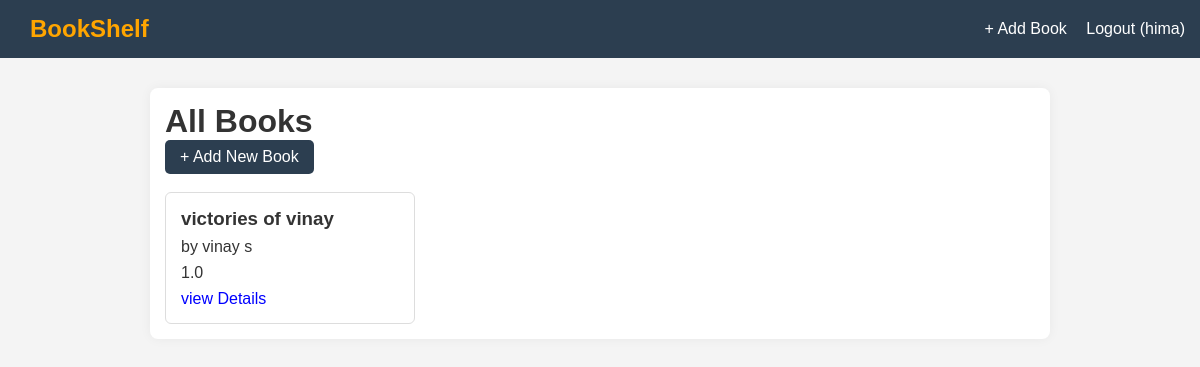
The app's page / (signed in) with its own data.
### books/models.py (models this page shows, shortened)
class Book(models.Model):
    title = models.CharField(max_length=200)
    author = models.CharField(max_length=200)
    cover = models.ImageField(upload_to='covers/', blank=True)
    description = models.TextField(blank=True)
    added_by = models.ForeignKey(
        settings.AUTH_USER_MODEL,
        on_delete=models.CASCADE,
        related_name='books'
    )
    created_at = models.DateTimeField(auto_now_add=True)

### books/views.py (the view)
# urls.py: path('', views.book_list, name='book_list'),
def book_list(request):
    books = Book.objects.select_related('added_by').annotate(
        avg_rating=Avg('reviews__rating')
    ).order_by('-created_at')
    return render(request, 'books/book_list.html', {'books': books})

### books/templates/books/book_list.html (shortened to what this page needs)
{% extends 'base.html' %}
{% block content %}
    <h1>All Books</h1>
    {% if user.is_authenticated %}
        <a class="btn" href="{% url 'book_add' %}">+ Add New Book</a>
    {% endif %}
    <br><br>
    {% if books %}
        <div class="book-list">
            {% for book in books %}
                 <div class="book-card">
                    <h3>{{book.title}}</h3>
                    <p>by {{book.author}}</p>
                    {% if book.avg_rating %}
                       <p>{{ book.avg_rating|floatformat:1}}</p>
                    {% else %}
                         <p>No reviews yet</p>
                    {% endif %}
                     <a href="{% url 'book_detail' book.pk %}">view Details</a>
                </div>
            {% endfor %}
         </div>
    {% else %}
         <p>No books added yet. Be the first!</p>
    {% endif %}
{% endblock %}

### templates/base.html (shortened to what this page needs)
{% load static %}
<!DOCTYPE html>
<html lang="en">
<head>
    <link rel="stylesheet" href="{% static 'style.css' %}">
</head>
<body>
    <nav>
        <a class="brand" href="{% url 'book_list' %}">BookShelf</a>
        <div>
            {% if user.is_authenticated %}
                <a href="{% url 'book_add' %}">+ Add Book</a>
                <a href="{% url 'logout' %}">Logout ({{ user.username }})</a>
            {% else %}
                <a href="{% url 'login' %}">Login</a>
            {% endif %}
        </div>
    </nav>
    <div class="container">
        {% block content %}{% endblock %}
    </div>
</body>
</html>

### static/style.css (style rules this page uses)
* { margin: 0; padding: 0; box-sizing: border-box; }
body { font-family: Arial, Helvetica, sans-serif; background: #f4f4f4; color: #333; }
nav { display: flex; justify-content: space-between; background: #2c3e50; padding: 15px; align-items: center; }
nav a { color: white; text-decoration: none; margin-left: 15px; }
.brand { font-size: 24px; font-weight: bold; color: orange; }
.container { max-width: 900px; margin: 30px auto; padding: 15px; background: white; border-radius: 8px; box-shadow: 0 0 12px rgba(0,0,0,0.05); }
.book-list { display: flex; flex-wrap: wrap; gap: 20px; }
.book-card { width: 250px; background: white; padding: 15px; border-radius: 6px; border: 1px solid #ddd; }
.book-card p { margin: 8px 0; }
.book-card a { color: blue; text-decoration: none; }
.btn { display: inline-block; padding: 8px 15px; background: #2c3e50; color: white; text-decoration: none; border-radius: 5px; }

### records on screen
Book: title "victories of vinay", author "vinay s", avg_rating "1.0"

### other values on screen
{{ user.username }} "hima"
